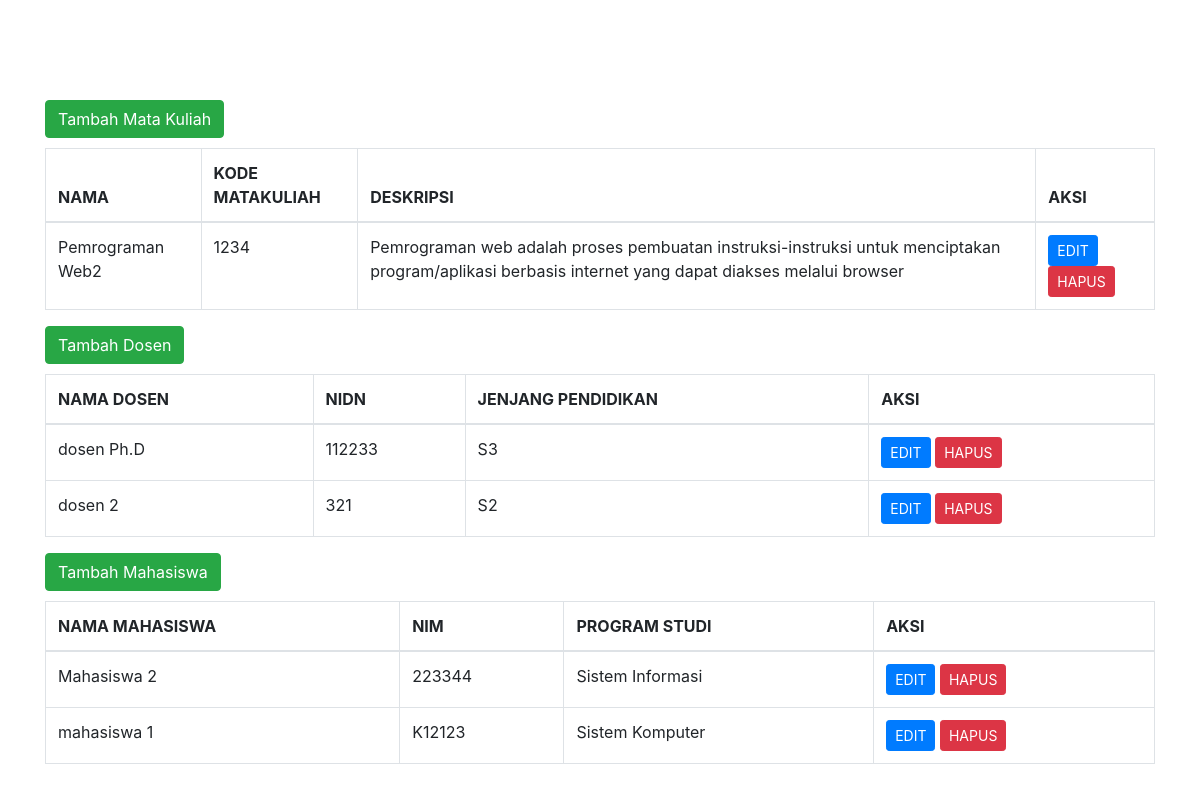
The page / on the database its author committed.
### tables this page shows
CREATE TABLE `tbl_makul` (
  `id_makul` int(11) NOT NULL,
  `nama_makul` varchar(255) NOT NULL,
  `kode_makul` char(5) NOT NULL,
  `deskripsi` text DEFAULT NULL
);

CREATE TABLE `tbl_dosen` (
  `id_dosen` int(11) NOT NULL,
  `nama_dosen` varchar(255) NOT NULL,
  `nidn` char(8) NOT NULL,
  `jenjang` enum('S2','S3') DEFAULT NULL
);

CREATE TABLE `tbl_mahasiswa` (
  `id_mahasiswa` int(11) NOT NULL,
  `nama_mahasiswa` varchar(255) NOT NULL,
  `NIM` char(10) NOT NULL,
  `prodi` varchar(255) NOT NULL
);

### index.php (the view, shortened to what this page needs)
<!DOCTYPE html>
<html>
<head>
	<link rel="stylesheet" href="https://stackpath.bootstrapcdn.com/bootstrap/4.3.1/css/bootstrap.min.css">
</head>
<body>
<?php
	include('config/koneksi.php');
?>
	<div class="container" style="margin-top: 100px">
		<div class="row">
		<div class="col-md-12">
			<a href="tambah-makul.php" class="btn btn-success btn-md" style="margin-bottom: 10px">Tambah Mata Kuliah</a>
			<table class="table table-bordered">
			  <thead>
			    <tr>
			      <th scope="col">NAMA</th>
				  <th scope="col">KODE MATAKULIAH</th>
				  <th scope="col">DESKRIPSI</th>
			      <th scope="col">AKSI</th>
			    </tr>
			  </thead>
			  <tbody>
			  	<?php
					$query = "SELECT * FROM tbl_makul ORDER BY id_makul DESC";
					$result = mysqli_query($connection, $query);
				?>
				<?php
			  		while ($row = mysqli_fetch_array($result)) {
			  	?>
				    <tr>
				      <td><?php echo $row['nama_makul'] ?></td>
					  <td><?php echo $row['kode_makul'] ?></td>
				      <td><?php echo $row['deskripsi'] ?></td>
				      <td>
				      	<a href="edit-makul.php?id=<?php echo $row['id_makul'] ?>" class="btn btn-primary btn-sm">EDIT</a>
				      	<a href="hapus-dosen.php?id=<?php echo $row['id_makul'] ?>" class="btn btn-danger btn-sm">HAPUS</a>
				      </td>
				    </tr>
				<?php } ?>
			  </tbody>
			</table>
			</div>
			<div class="col-md-12">
			<a href="tambah-dosen.php" class="btn btn-success btn-md" style="margin-bottom: 10px">Tambah Dosen</a>
			<table class="table table-bordered">
			  <thead>
			    <tr>
			      <th scope="col">NAMA DOSEN</th>
				  <th scope="col">NIDN</th>
				  <th scope="col">JENJANG PENDIDIKAN</th>
			      <th scope="col">AKSI</th>
			    </tr>
			  </thead>
			  <tbody>
			  	<?php
					$query = "SELECT * FROM tbl_dosen ORDER BY id_dosen DESC";
					$result = mysqli_query($connection, $query);
				?>
				<?php
			  		while ($row = mysqli_fetch_array($result)) {
			  	?>
				    <tr>
				      <td><?php echo $row['nama_dosen'] ?></td>
				      <td><?php echo $row['nidn'] ?></td>
					  <td><?php echo $row['jenjang'] ?></td>
				      <td>
				      	<a href="edit-dosen.php?id=<?php echo $row['id_dosen'] ?>" class="btn btn-primary btn-sm">EDIT</a>
				      	<a href="hapus-dosen.php?id=<?php echo $row['id_dosen'] ?>" class="btn btn-danger btn-sm">HAPUS</a>
				      </td>
				    </tr>
				<?php } ?>
			  </tbody>
			</table>
			</div>
			<div class="col-md-12">
			<a href="tambah-mahasiswa.php" class="btn btn-success btn-md" style="margin-bottom: 10px">Tambah Mahasiswa</a>
			<table class="table table-bordered">
			  <thead>
			    <tr>
			      <th scope="col">NAMA MAHASISWA</th>
				  <th scope="col">NIM</th>
				  <th scope="col">PROGRAM STUDI</th>
			      <th scope="col">AKSI</th>
			    </tr>
			  </thead>
			  <tbody>
			  	<?php
					$query = "SELECT * FROM tbl_mahasiswa ORDER BY id_mahasiswa DESC";
					$result = mysqli_query($connection, $query);
				?>
				<?php
			  		while ($row = mysqli_fetch_array($result)) {
			  	?>
				    <tr>
				      <td><?php echo $row['nama_mahasiswa'] ?></td>
					  <td><?php echo $row['NIM'] ?></td>
				      <td><?php echo $row['prodi'] ?></td>
				      <td>
				      	<a href="edit-mahasiswa.php?id=<?php echo $row['id_mahasiswa'] ?>" class="btn btn-primary btn-sm">EDIT</a>
				      	<a href="hapus-mahasiswa.php?id=<?php echo $row['id_mahasiswa'] ?>" class="btn btn-danger btn-sm">HAPUS</a>
				      </td>
				    </tr>
				<?php } ?>
			  </tbody>
			</table>
			</div>
		</div>
	</div>
</body>
</html>

### rows shown on the page
tbl_makul: nama_makul "Pemrograman Web2", kode_makul "1234", deskripsi "Pemrograman web adalah proses pembuatan instruksi-instruksi untuk menciptakan program/aplikasi berbasis internet yang dapat diakses melalui browser"
tbl_dosen: nama_dosen "dosen Ph.D", nidn "112233", jenjang "S3"
tbl_dosen: nama_dosen "dosen 2", nidn "321", jenjang "S2"
tbl_mahasiswa: nama_mahasiswa "Mahasiswa 2", NIM "223344", prodi "Sistem Informasi"
tbl_mahasiswa: nama_mahasiswa "mahasiswa 1", NIM "K12123", prodi "Sistem Komputer"
